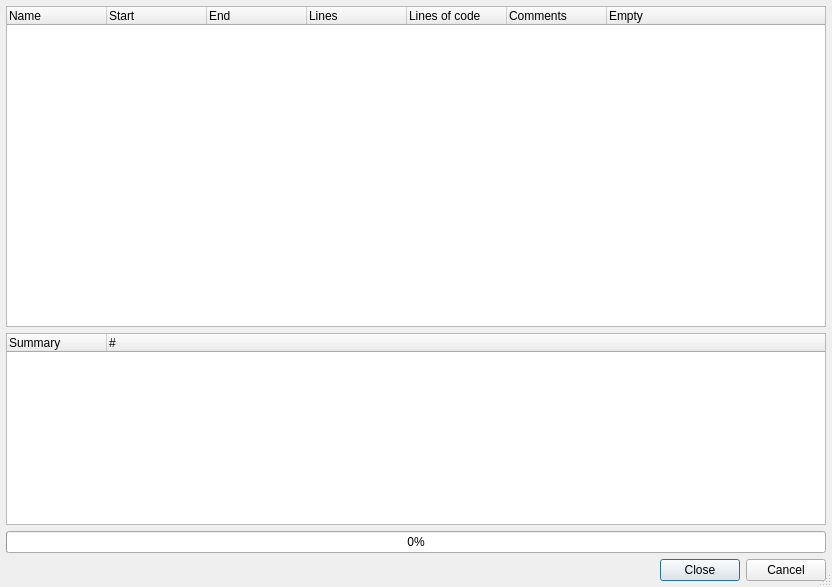
<ui version="4.0" >
 <class>CodeMetricsDialog</class>
 <widget class="QDialog" name="CodeMetricsDialog" >
  <property name="geometry" >
   <rect>
    <x>0</x>
    <y>0</y>
    <width>832</width>
    <height>587</height>
   </rect>
  </property>
  <property name="windowTitle" >
   <string>Code Metrics</string>
  </property>
  <property name="whatsThis" >
   <string>&lt;b>Code Metrics&lt;/b>
&lt;p>This dialog shows some code metrics.&lt;/p></string>
  </property>
  <property name="sizeGripEnabled" >
   <bool>true</bool>
  </property>
  <layout class="QVBoxLayout" >
   <item>
    <widget class="QTreeWidget" name="resultList" >
     <property name="whatsThis" >
      <string>&lt;b>Code metrics&lt;/b>
&lt;p>This list shows some code metrics.&lt;/p></string>
     </property>
     <property name="alternatingRowColors" >
      <bool>true</bool>
     </property>
     <column>
      <property name="text" >
       <string>Name</string>
      </property>
     </column>
     <column>
      <property name="text" >
       <string>Start</string>
      </property>
     </column>
     <column>
      <property name="text" >
       <string>End</string>
      </property>
     </column>
     <column>
      <property name="text" >
       <string>Lines</string>
      </property>
     </column>
     <column>
      <property name="text" >
       <string>Lines of code</string>
      </property>
     </column>
     <column>
      <property name="text" >
       <string>Comments</string>
      </property>
     </column>
     <column>
      <property name="text" >
       <string>Empty</string>
      </property>
     </column>
    </widget>
   </item>
   <item>
    <widget class="QTreeWidget" name="summaryList" >
     <property name="sizePolicy" >
      <sizepolicy vsizetype="Preferred" hsizetype="Expanding" >
       <horstretch>0</horstretch>
       <verstretch>0</verstretch>
      </sizepolicy>
     </property>
     <property name="whatsThis" >
      <string>&lt;b>Summary&lt;/b>
&lt;p>This shows some overall code metrics.&lt;/p></string>
     </property>
     <property name="alternatingRowColors" >
      <bool>true</bool>
     </property>
     <column>
      <property name="text" >
       <string>Summary</string>
      </property>
     </column>
     <column>
      <property name="text" >
       <string>#</string>
      </property>
     </column>
    </widget>
   </item>
   <item>
    <widget class="QProgressBar" name="checkProgress" >
     <property name="toolTip" >
      <string>Shows the progress of the code metrics action</string>
     </property>
     <property name="value" >
      <number>0</number>
     </property>
     <property name="orientation" >
      <enum>Qt::Horizontal</enum>
     </property>
    </widget>
   </item>
   <item>
    <widget class="QDialogButtonBox" name="buttonBox" >
     <property name="orientation" >
      <enum>Qt::Horizontal</enum>
     </property>
     <property name="standardButtons" >
      <set>QDialogButtonBox::Cancel|QDialogButtonBox::Close</set>
     </property>
    </widget>
   </item>
  </layout>
 </widget>
 <layoutdefault spacing="6" margin="6" />
 <pixmapfunction>qPixmapFromMimeSource</pixmapfunction>
 <resources/>
 <connections/>
</ui>
